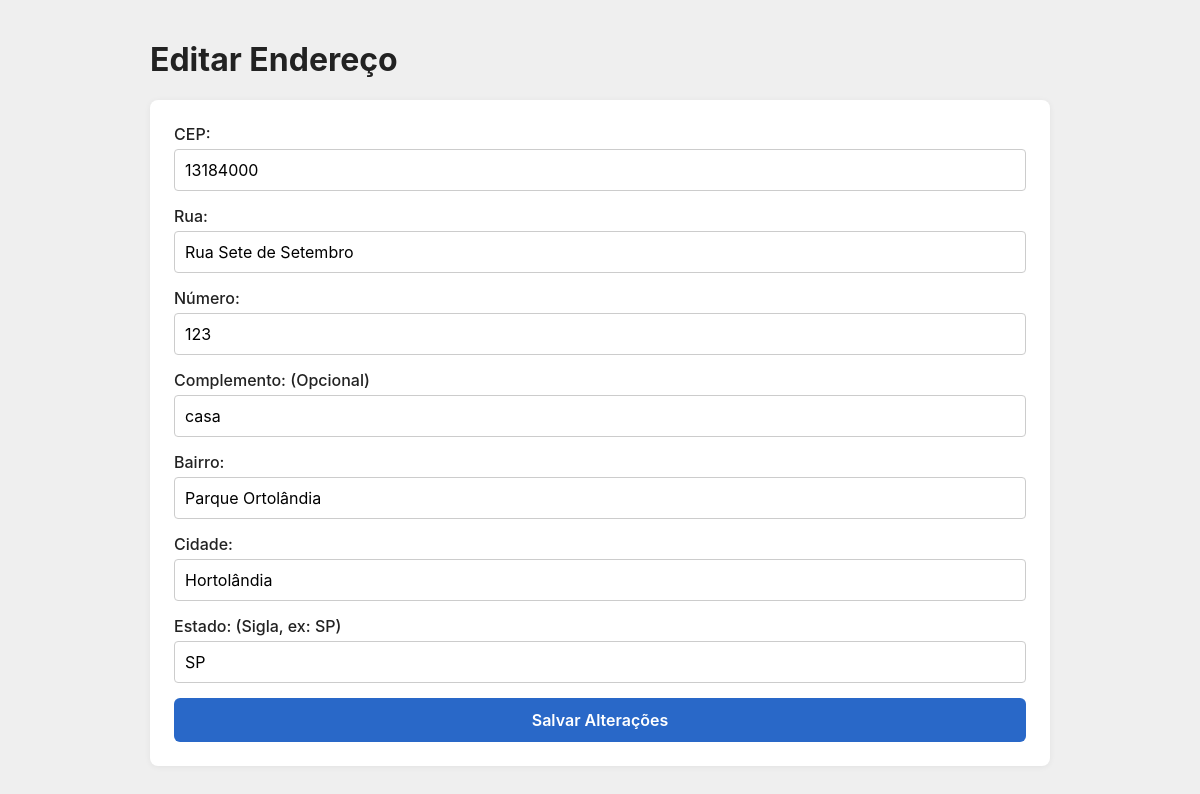
/tela_editar_endereco.php?id=11 (signed in), run on the app's committed database.
### tables this page shows
CREATE TABLE `enderecos` (
  `id` int NOT NULL,
  `usuario_id` int NOT NULL,
  `cep` varchar(10) NOT NULL,
  `rua` varchar(255) NOT NULL,
  `numero` varchar(50) NOT NULL,
  `complemento` varchar(100) DEFAULT NULL,
  `bairro` varchar(100) NOT NULL,
  `cidade` varchar(100) NOT NULL,
  `estado` varchar(2) NOT NULL,
  `pais` varchar(50) NOT NULL DEFAULT 'Brasil'
);

### src/tela_editar_endereco.php (the view, shortened to what this page needs)
<?php
require '../Banco de dados/conexao.php';
$usuario_id = $_SESSION['usuario_id'];
$endereco_id = $_GET['id'] ?? null;
try {
    $stmt = $pdo->prepare("SELECT * FROM enderecos WHERE id = ? AND usuario_id = ?");
    $stmt->execute([$endereco_id, $usuario_id]);
    $endereco = $stmt->fetch(PDO::FETCH_ASSOC);
} catch (PDOException $e) {
    die("Erro ao buscar endereço: " . $e->getMessage());
}
?>
<!doctype html>
<html lang="pt-BR">
<head>
    <link rel="stylesheet" href="../assets/estilos/style.css">
</head>
<body>
    <main class="container">
        <h1>Editar Endereço</h1>
        <div class="conta-secao">
            <form action="../Banco de dados/processa_editar_endereco.php" method="POST">
                <div class="form-grupo">
                    <label for="cep">CEP:</label>
                    <input type="text" id="cep" name="cep" value="<?php echo htmlspecialchars($endereco['cep']); ?>" required>
                </div>
                <div class="form-grupo">
                    <label for="rua">Rua:</label>
                    <input type="text" id="rua" name="rua" value="<?php echo htmlspecialchars($endereco['rua']); ?>" required>
                </div>
                <div class="form-grupo">
                    <label for="numero">Número:</label>
                    <input type="text" id="numero" name="numero" value="<?php echo htmlspecialchars($endereco['numero']); ?>" required>
                </div>
                <div class="form-grupo">
                    <label for="complemento">Complemento: (Opcional)</label>
                    <input type="text" id="complemento" name="complemento" value="<?php echo htmlspecialchars($endereco['complemento']); ?>">
                </div>
                <div class="form-grupo">
                    <label for="bairro">Bairro:</label>
                    <input type="text" id="bairro" name="bairro" value="<?php echo htmlspecialchars($endereco['bairro']); ?>" required>
                </div>
                <div class="form-grupo">
                    <label for="cidade">Cidade:</label>
                    <input type="text" id="cidade" name="cidade" value="<?php echo htmlspecialchars($endereco['cidade']); ?>" required>
                </div>
                <div class="form-grupo">
                    <label for="estado">Estado: (Sigla, ex: SP)</label>
                    <input type="text" id="estado" name="estado" list="estados-lista" maxlength="2" value="<?php echo htmlspecialchars($endereco['estado']); ?>" required autocomplete="off">
                </div>
                <button type="submit" class="btn-salvar">Salvar Alterações</button>
            </form>
        </div>
    </main>
</body>
</html>

### assets/estilos/style.css (style rules this page uses)
:root { --yellow: #ffdf00; --muted: #efefef; --card-bg: #ffffff; --text: #222; }
* { box-sizing: border-box; font-family: Inter, Arial, Helvetica, sans-serif; }
body { margin: 0; background: var(--muted); color: var(--text); }
.container { width: 1100px; max-width: calc(100% - 40px); margin: 28px auto; }
main.container { max-width: 900px; }
.conta-secao { background-color: #ffffff; border-radius: 8px; padding: 24px; margin-bottom: 30px; }

### src/tela_editar_endereco.php (style rules this page uses)
.container { max-width: 600px; margin-top: 40px; }
.conta-secao { background-color: #ffffff; border-radius: 8px; padding: 24px; margin-top: 20px; box-shadow: 0 1px 6px rgba(0, 0, 0, 0.06); }
.form-grupo { margin-bottom: 15px; }
.form-grupo label { display: block; margin-bottom: 5px; font-weight: 500; }
.form-grupo input { width: 100%; padding: 10px; font-size: 1rem; border: 1px solid #ccc; border-radius: 4px; box-sizing: border-box; }
.btn-salvar { width: 100%; padding: 12px 20px; font-size: 1rem; font-weight: 600; background-color: #2968C8; color: white; border: none; border-radius: 6px; cursor: pointer; transition: opacity 0.2s; }

### data on the page
enderecos: cep "13184000", rua "Rua Sete de Setembro", numero "123", complemento "casa", bairro "Parque Ortolândia", cidade "Hortolândia", estado "SP"
